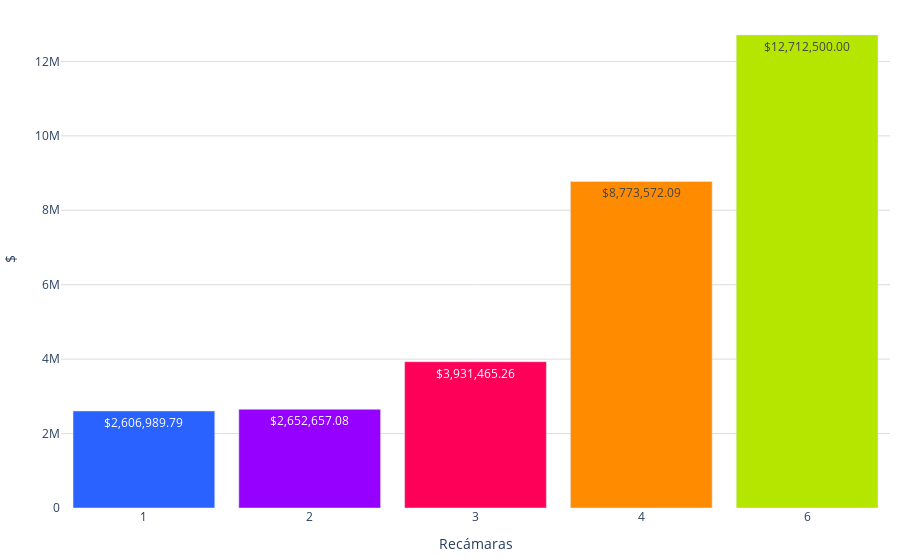

Here is the notebook cell this chart was saved with:
### Code cell
import pandas as pd
import plotly.graph_objects as go
import locale

# Establecer configuración regional para el formato de precios
locale.setlocale(locale.LC_ALL, '')

# Definir función para formatear precios
def format_price(price):
    return locale.currency(price, grouping=True)

# Crear una lista de etiquetas para el eje x
etiquetas = [str(recamaras) if recamaras != 16 else '16+' for recamaras in df_promedio_depas['Recamaras']]

# Obtener los precios y el número de recámaras
precios = df_promedio_depas['precio']

# Crear el texto con los precios formateados
text_precios = [format_price(precio) for precio in precios]

colores = ['#2962ff', '#9500ff', '#ff0059', '#ff8c00', '#b4e600', '#2EC2A2','#E50CB6','#4225CF','#2CBA4D','#2962ff', '#9500ff', '#ff0059']

fig = go.Figure()
fig.add_trace(go.Bar(
    x=etiquetas,
    y=precios,
    text=text_precios,
    marker_color=colores,
    textposition='auto' 
))
fig.update_layout(
    #title='Precio promedio por número de baños',
    xaxis=dict(title='Recámaras'),
    yaxis=dict(title='$', gridcolor='#dddcda', ),
    bargap=0.1,
    bargroupgap=0.05,
    plot_bgcolor='rgba(0,0,0,0)',
    margin=dict(l=10, r=10, t=10, b=10),  # Ajusta los márgenes (left, right, top, bottom)        
)

fig.show()

### Figure 1 — Plotly figure (JSON) as saved in the notebook; plotly's stock layout.template omitted (floating-point values rounded to 4 significant figures)
{"data": [{"marker": {"color": ["#2962ff", "#9500ff", "#ff0059", "#ff8c00", "#b4e600", "#2EC2A2", "#E50CB6", "#4225CF", "#2CBA4D", "#2962ff", "#9500ff", "#ff0059"]}, "text": ["$2,606,989.79", "$2,652,657.08", "$3,931,465.26", "$8,773,572.09", "$12,712,500.00"], "textposition": "auto", "type": "bar", "x": ["1", "2", "3", "4", "6"], "y": [2607000.0, 2653000.0, 3931000.0, 8774000.0, 12712500]}], "layout": {"bargap": 0.1, "bargroupgap": 0.05, "margin": {"b": 10, "l": 10, "r": 10, "t": 10}, "plot_bgcolor": "rgba(0,0,0,0)", "xaxis": {"title": {"text": "Recámaras"}}, "yaxis": {"gridcolor": "#dddcda", "title": {"text": "$"}}}}
